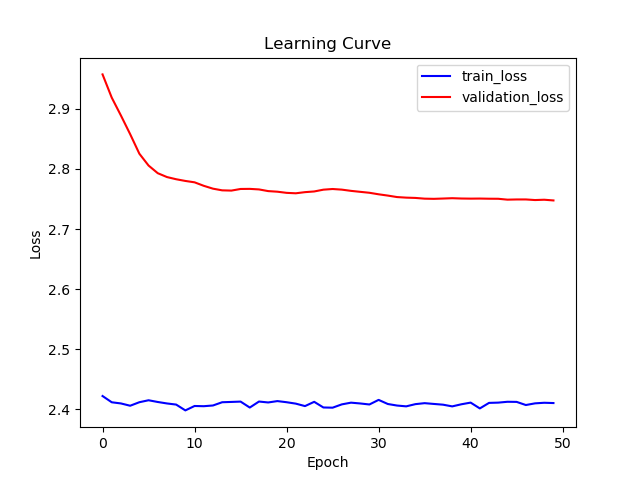

The script that drew this image:
# Author: Daniel Yan
# Email: daniel.yan@vanderbilt.edu
# Description: Train deeplabv3 for segmentation

import argparse
from matplotlib import pyplot as plt
import numpy as np
import pandas as pd
import os
import torch
from torch.utils.data import Dataset, DataLoader
import torch.nn as nn
import torch.nn.functional as F
import torch.optim as optim
from torchvision import transforms, models
from torch.optim.lr_scheduler import StepLR
from skimage import io
import segmentation_models_pytorch as smp # For dice loss function

# Constants
MODEL_NAME = "/content/drive/My Drive/cs8395_deep_learning/assignment3/bin/2d/deeplabv3_binary"
TRAIN_IMG_PATH = "/content/drive/My Drive/cs8395_deep_learning/assignment3/data/Train2d/img/"
TRAIN_LABEL_PATH = "/content/drive/My Drive/cs8395_deep_learning/assignment3/data/Train2d/label_filtered/"
VAL_IMG_PATH = "/content/drive/My Drive/cs8395_deep_learning/assignment3/data/Val2d/img/"
VAL_LABEL_PATH = "/content/drive/My Drive/cs8395_deep_learning/assignment3/data/Val2d/label_filtered/"

# Define dataset for image and segmentation mask
class MyDataset(Dataset):
    def __init__(self, image_path, target_path):
        # Create a list of all the names of the files to load
        self.file_names = list(os.listdir(image_path))
        # Create list of images
        self.images_list = []
        self.image_names_list = []
        for file_name in self.file_names:
            # Load in image using numpy
            image = np.load(image_path + file_name)
            # Convert to torch tensor
            image_tensor = torch.from_numpy(image)
            # Insert first dimension for number of channels
            image_tensor = torch.unsqueeze(image_tensor, 0)
            image_tensor_expanded = image_tensor.expand((3, 224, 224))
            # Add to list of images.
            self.images_list.append(image_tensor_expanded)
            self.image_names_list.append(image_path + file_name)
        # Create list of target segmentations
        self.targets_list = []
        self.target_names_list = []
        for file_name in list(os.listdir(image_path)):
            mask = np.load(target_path + file_name)
            # Convert to torch tensor
            mask_tensor = torch.from_numpy(mask)
            # Add to list of masks.
            self.targets_list.append(mask_tensor)
            self.target_names_list.append(image_path + file_name)

    def __getitem__(self, index):
        return self.images_list[index], self.targets_list[index]

    def __len__(self):
        return len(self.images_list)

def train(model, device, train_loader, optimizer, epoch, train_losses):
    # Specify that we are in training phase
    model.train()
    # Total Train Loss
    total_loss = 0
    # Iterate through all minibatches.
    for index, (data, target) in enumerate(train_loader):
        # Send training data and the training labels to GPU/CPU
        data, target = data.to(device, dtype=torch.float32), target.to(device, dtype=torch.long)
        # Zero the gradients carried over from previous step
        optimizer.zero_grad()
        # Obtain the predictions from forward propagation
        output = model(data)["out"]

        # Compute the cross entropy for the loss and update total loss.
        loss = smp.utils.losses.DiceLoss()(output, target)
        total_loss += loss.item()
        # Perform backward propagation to compute the negative gradient, and
        # update the gradients with optimizer.step()
        loss.backward()
        optimizer.step()

    # Update training error and add to accumulation of training loss over time.
    train_error = total_loss / len(train_loader)
    train_losses.append(train_error)
    # Print out the epoch and train loss
    print("############################################################################")
    print("Train Epoch: ", epoch)
    print("############################################################################")
    print("Average Training Loss: ", train_error)
    return train_losses


def test(model, device, test_loader, test_losses):
    # Specify that we are in evaluation phase
    model.eval()
    # Set the loss and number of correct instances initially to 0.
    test_loss = 0
    # Sum of true positives, false positives, true negatives, and false negatives
    total_tp = 0
    total_fp = 0
    total_tn = 0
    total_fn = 0
    # No gradient calculation because we are in testing phase.
    with torch.no_grad():
        # For each testing example, we run forward
        # propagation to calculate the
        # testing prediction. Update the total loss
        # and f1 score with counters from above
        for index, (data, target) in enumerate(test_loader):
            # Send training data and the training labels to GPU/CPU
            data, target = data.to(device, dtype=torch.float32), target.to(device, dtype=torch.long)
            # Obtain the output from the model
            output = model(data)["out"]
            # Calculate the loss using cross entropy.
            loss = smp.utils.losses.DiceLoss()(output, target)
            # Increment the total test loss
            test_loss += loss.item()

            # Get the prediction by getting the index with the maximum probability
            pred = output.argmax(dim=1, keepdim=True).cpu().numpy()
            # Filter both the prediction and the target by only class 1 for spleen
            pred_filtered = np.where(pred == 1, 1, 0)
            target_filtered = np.where(target.cpu().numpy() == 1, 1, 0)

            # Calculate the true positives, false positives, true negatives, and false negatives
            # and increment total sums
            true_positives = float(np.sum(np.where(np.logical_and(pred_filtered == 1, target_filtered == 1), 1, 0)))
            false_positives = float(np.sum(np.where(np.logical_and(pred_filtered == 1, target_filtered == 0), 1, 0)))
            true_negatives = float(np.sum(np.where(np.logical_and(pred_filtered == 0, target_filtered == 0), 1, 0)))
            false_negatives = float(np.sum(np.where(np.logical_and(pred_filtered == 0, target_filtered == 1), 1, 0)))
            total_tp += true_positives
            total_tn += true_negatives
            total_fp += false_positives
            total_fn += false_negatives

        # Calculate precision, recall, and f1 and print out statistics for validation set
        print("Average Validation Loss: ", test_loss / len(test_loader))
        print("Total Validation True Positives: ", total_tp)
        print("Total Validation True Negatives: ", total_tn)
        print("Total Validation False Positives: ", total_fp)
        print("Total Validation False Negatives: ", total_fn)

    # Append test loss to total losses
    test_losses.append(test_loss / len(test_loader))
    return test_losses

# Main structure
def main():
    print("Entering Main")
    # Command line arguments for hyperparameters of model/training.
    parser = argparse.ArgumentParser(description='PyTorch Object Detection')
    parser.add_argument('--batch-size', type=int, default=8, metavar='N',
                        help='input batch size for training (default: 8)')
    parser.add_argument('--test-batch-size', type=int, default=8, metavar='N',
                        help='input batch size for testing (default: 8)')
    parser.add_argument('--epochs', type=int, default=50, metavar='N',
                        help='number of epochs to train (default: 50)')
    parser.add_argument('--lr', type=float, default=0.001, metavar='LR',
                        help='learning rate (default: 0.001)')
    parser.add_argument('--no-cuda', action='store_true', default=False,
                        help='disables CUDA training')
    parser.add_argument('--seed', type=int, default=1, metavar='S',
                        help='random seed (default: 1)')
    args = parser.parse_args()
    # Command to use gpu depending on command line arguments and if there is a cuda device
    use_cuda = not args.no_cuda and torch.cuda.is_available()

    # Random seed to use
    torch.manual_seed(args.seed)

    # Set to either use gpu or cpu
    device = torch.device("cuda" if use_cuda else "cpu")

    # GPU keywords.
    kwargs = {'num_workers': 1, 'pin_memory': True} if use_cuda else {}

    # Load in the dataset
    train_data = MyDataset(image_path=TRAIN_IMG_PATH, target_path=TRAIN_LABEL_PATH)
    val_data = MyDataset(image_path=VAL_IMG_PATH, target_path=VAL_LABEL_PATH)
    # Create data loader for training and validation
    train_loader = DataLoader(train_data, batch_size=args.batch_size, shuffle=True, num_workers=0, drop_last=True)
    val_loader = DataLoader(val_data, batch_size=args.test_batch_size, shuffle=False, num_workers=0)
    print("Finished Loading Data")

    # Send model to gpu
    model = models.segmentation.deeplabv3_resnet50(num_classes=2).to(device)
    # Specify Adam optimizer
    optimizer = optim.Adam(model.parameters(), lr=args.lr)

    # Store training and validation losses over time
    train_losses = []
    val_losses = []

    # Create scheduler.
    scheduler = StepLR(optimizer, step_size=1)

    # Store the lowest loss found so far for early stopping
    lowest_loss = 1000

    # Train the model for the set number of epochs
    for epoch in range(1, args.epochs + 1):
        # Train and validate for this epoch
        train_losses = train(model, device, train_loader, optimizer, epoch, train_losses)
        val_losses = test(model, device, val_loader, val_losses)
        scheduler.step()
        # If we find the lowest loss so far, store the model and learning curve
        if lowest_loss > val_losses[epoch - 1]:
            # Update the lowest loss
            lowest_loss = val_losses[epoch - 1]
            print("New lowest validation loss: ", lowest_loss)

            # Create learning curve
            figure, axes = plt.subplots()
            # Set axes labels and title
            axes.set(xlabel="Epoch", ylabel="Loss", title="Learning Curve")
            # Plot the learning curves for training and validation loss
            axes.plot(np.array(train_losses), label="train_loss", c="b")
            axes.plot(np.array(val_losses), label="validation_loss", c="r")
            plt.legend()
            # Save the figure
            plt.savefig(MODEL_NAME + ".png")
            plt.close()

            # Save the model
            torch.save(model.state_dict(), MODEL_NAME + ".pt")


if __name__ == '__main__':
    main()
